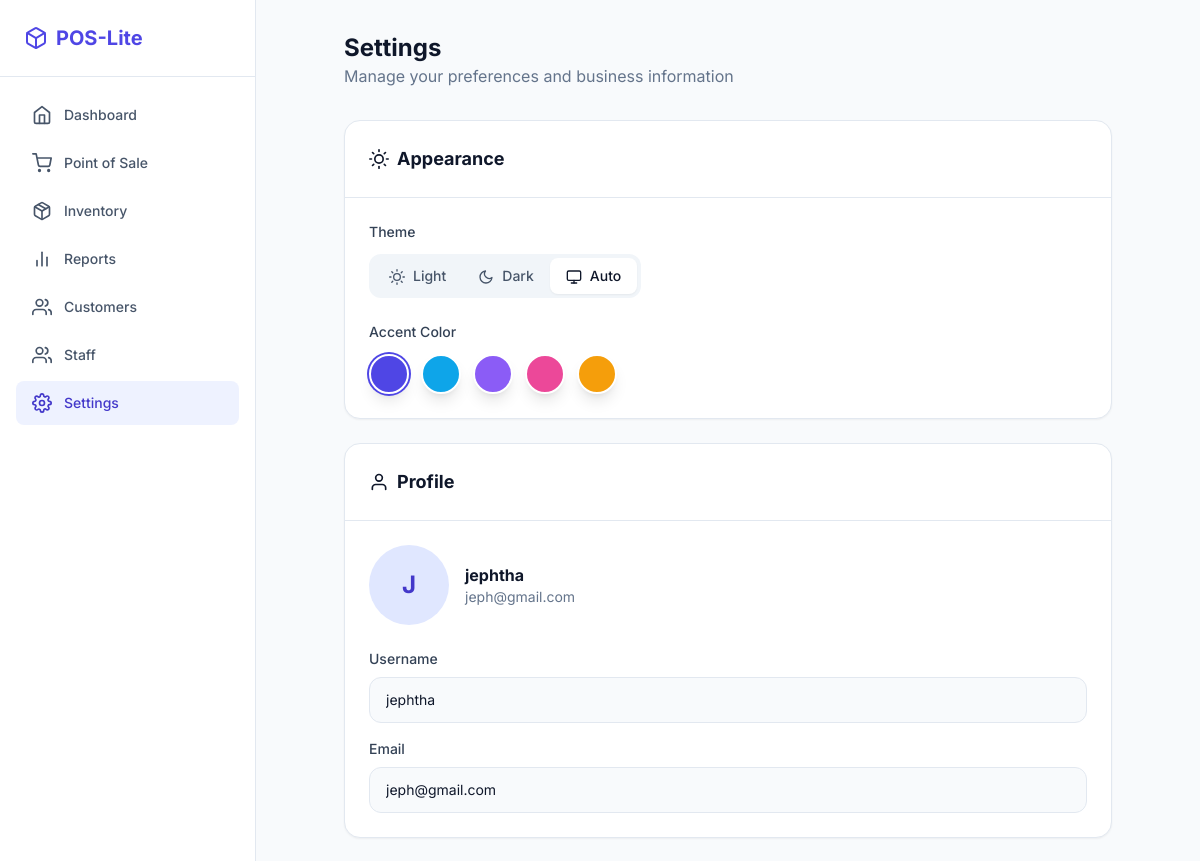
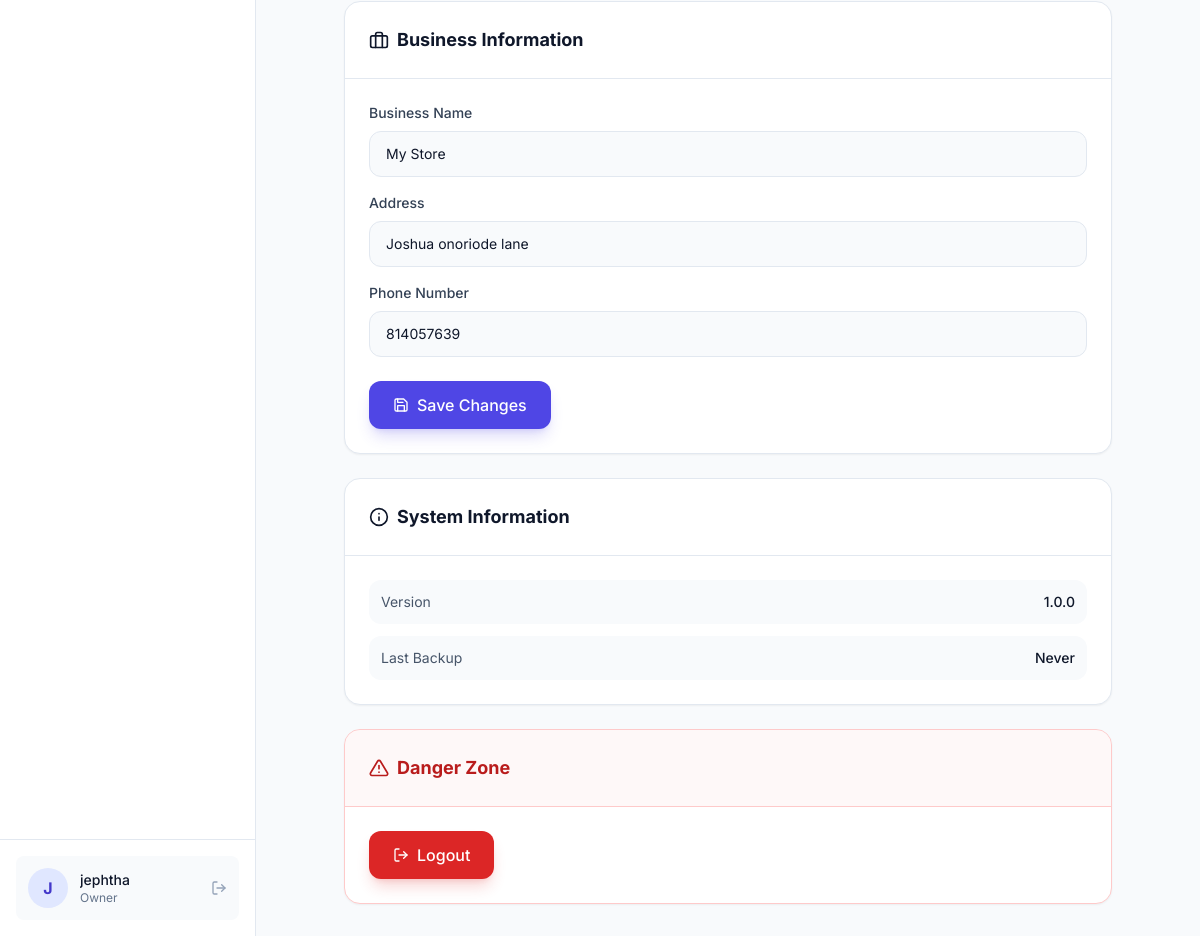
/store/settings/ (signed in), run on the app's committed database (2 pictures, top to bottom).
### users/models.py (models this page shows, shortened)
class User(AbstractUser):
    class Role(models.TextChoices):
        OWNER = "OWNER", "Owner"
        STAFF = "STAFF", "Staff"
    role = models.CharField(max_length=50, choices=Role.choices, default=Role.STAFF)
    phone = models.CharField(max_length=15, blank=True, null=True)
    class SubscriptionStatus(models.TextChoices):
        TRIAL = "TRIAL", "Trial"
        ACTIVE = "ACTIVE", "Active"
        EXPIRED = "EXPIRED", "Expired"
        GRACE = "GRACE", "Grace Period"
    subscription_status = models.CharField(
        max_length=20,
        choices=SubscriptionStatus.choices,
        default=SubscriptionStatus.TRIAL
    )
    trial_start_date = models.DateTimeField(default=timezone.now)
    subscription_end_date = models.DateTimeField(null=True, blank=True)

### store/models.py (models this page shows, shortened)
class StoreSettings(models.Model):
    store_name = models.CharField(max_length=100, default="My Store")
    phone = models.CharField(max_length=20, blank=True)
    address = models.TextField(blank=True)
    currency_symbol = models.CharField(max_length=5, default="$")

### store/views.py (the view, shortened to what this page needs)
# urls.py: path('settings/', views.settings_view, name='settings'),
@login_required
@owner_required
def settings_view(request):
    store, created = StoreSettings.objects.get_or_create(pk=1)
    return render(request, 'store/settings.html', {'store': store})

### core/context_processors.py (called while the page is built, shortened)
def subscription_context(request):
    if not request.user.is_authenticated:
        return {}
    user = request.user
    context = {
        'subscription_status': user.subscription_status,
        'is_trial': user.subscription_status == User.SubscriptionStatus.TRIAL,
        'is_active': user.subscription_status == User.SubscriptionStatus.ACTIVE,
        'is_expired': user.subscription_status == User.SubscriptionStatus.EXPIRED,
        'days_left': getattr(request, 'days_left', 0),
        'subscription_reminder': None,
        'subscription_reminder_color': 'green', # green, yellow, red
    }
    return context

### templates/store/settings.html (shortened to what this page needs)
{% extends 'layouts/app.html' %}
{% block content %}
<div class="max-w-3xl mx-auto">
  <div class="mb-8">
    <h1 class="text-2xl font-bold text-slate-900 dark:text-white">Settings</h1>
    <p class="text-slate-500 dark:text-slate-400">Manage your preferences and business information</p>
  </div>
  <div class="bg-white dark:bg-slate-900 rounded-2xl border border-slate-200 dark:border-slate-800 shadow-sm mb-6 overflow-hidden">
    <div class="p-6 border-b border-slate-200 dark:border-slate-800">
      <h2 class="text-lg font-bold text-slate-900 dark:text-white flex items-center gap-2">
        <i data-feather="sun" class="w-5 h-5"></i>
        Appearance
      </h2>
    </div>
    <div class="p-6 space-y-6">
      <div>
        <label class="text-sm font-medium text-slate-700 dark:text-slate-300 mb-3 block">Theme</label>
        <div class="inline-flex rounded-xl bg-slate-100 dark:bg-slate-800 p-1" role="group">
          <button type="button" onclick="setTheme('light')" id="theme-light" class="theme-btn px-4 py-2 text-sm font-medium rounded-lg transition-all">
            <i data-feather="sun" class="w-4 h-4 inline mr-2"></i>Light
          </button>
          <button type="button" onclick="setTheme('dark')" id="theme-dark" class="theme-btn px-4 py-2 text-sm font-medium rounded-lg transition-all">
            <i data-feather="moon" class="w-4 h-4 inline mr-2"></i>Dark
          </button>
          <button type="button" onclick="setTheme('auto')" id="theme-auto" class="theme-btn px-4 py-2 text-sm font-medium rounded-lg transition-all">
            <i data-feather="monitor" class="w-4 h-4 inline mr-2"></i>Auto
          </button>
        </div>
      </div>
      <div>
        <label class="text-sm font-medium text-slate-700 dark:text-slate-300 mb-3 block">Accent Color</label>
        <div class="flex gap-3">
          <button onclick="setAccentColor('#4f46e5')" class="w-10 h-10 rounded-full bg-indigo-600 border-2 border-white dark:border-slate-900 shadow-lg ring-2 ring-indigo-600"></button>
          <button onclick="setAccentColor('#0ea5e9')" class="w-10 h-10 rounded-full bg-sky-500 border-2 border-white dark:border-slate-900 shadow-lg hover:ring-2 hover:ring-sky-500"></button>
          <button onclick="setAccentColor('#8b5cf6')" class="w-10 h-10 rounded-full bg-violet-500 border-2 border-white dark:border-slate-900 shadow-lg hover:ring-2 hover:ring-violet-500"></button>
          <button onclick="setAccentColor('#ec4899')" class="w-10 h-10 rounded-full bg-pink-500 border-2 border-white dark:border-slate-900 shadow-lg hover:ring-2 hover:ring-pink-500"></button>
          <button onclick="setAccentColor('#f59e0b')" class="w-10 h-10 rounded-full bg-amber-500 border-2 border-white dark:border-slate-900 shadow-lg hover:ring-2 hover:ring-amber-500"></button>
        </div>
      </div>
    </div>
  </div>
  <div class="bg-white dark:bg-slate-900 rounded-2xl border border-slate-200 dark:border-slate-800 shadow-sm mb-6 overflow-hidden">
    <div class="p-6 border-b border-slate-200 dark:border-slate-800">
      <h2 class="text-lg font-bold text-slate-900 dark:text-white flex items-center gap-2">
        <i data-feather="user" class="w-5 h-5"></i>
        Profile
      </h2>
    </div>
    <div class="p-6">
      <div class="flex items-center gap-4 mb-6">
        <div class="w-20 h-20 rounded-full bg-primary-100 dark:bg-primary-900/20 flex items-center justify-center text-primary-700 dark:text-primary-300 text-2xl font-bold">
          {{ request.user.username|slice:":1"|upper }}
        </div>
        <div>
          <h3 class="font-bold text-slate-900 dark:text-white">{{ request.user.username }}</h3>
          <p class="text-sm text-slate-500">{{ request.user.email }}</p>
        </div>
      </div>
      <div class="space-y-4">
        <div>
          <label class="text-sm font-medium text-slate-700 dark:text-slate-300 mb-2 block">Username</label>
          <input type="text" value="{{ request.user.username }}" disabled class="w-full px-4 py-3 bg-slate-50 dark:bg-slate-800 border border-slate-200 dark:border-slate-700 rounded-xl text-sm focus:ring-2 focus:ring-primary-500 focus:border-transparent"/>
        </div>
        <div>
          <label class="text-sm font-medium text-slate-700 dark:text-slate-300 mb-2 block">Email</label>
          <input type="email" value="{{ request.user.email }}" disabled class="w-full px-4 py-3 bg-slate-50 dark:bg-slate-800 border border-slate-200 dark:border-slate-700 rounded-xl text-sm focus:ring-2 focus:ring-primary-500 focus:border-transparent"/>
        </div>
      </div>
    </div>
  </div>
  <div class="bg-white dark:bg-slate-900 rounded-2xl border border-slate-200 dark:border-slate-800 shadow-sm mb-6 overflow-hidden">
    <div class="p-6 border-b border-slate-200 dark:border-slate-800">
      <h2 class="text-lg font-bold text-slate-900 dark:text-white flex items-center gap-2">
        <i data-feather="briefcase" class="w-5 h-5"></i>
        Business Information
      </h2>
    </div>
    <div class="p-6">
      <form method="post">
        <div class="space-y-4">
          <div>
            <label class="text-sm font-medium text-slate-700 dark:text-slate-300 mb-2 block">Business Name</label>
            <input type="text" name="store_name" value="{{ store.store_name|default:'POS-Lite' }}" class="w-full px-4 py-3 bg-slate-50 dark:bg-slate-800 border border-slate-200 dark:border-slate-700 rounded-xl text-sm focus:ring-2 focus:ring-primary-500 focus:border-transparent"/>
          </div>
          <div>
            <label class="text-sm font-medium text-slate-700 dark:text-slate-300 mb-2 block">Address</label>
            <input type="text" name="store_address" value="{{ store.address|default:'' }}" class="w-full px-4 py-3 bg-slate-50 dark:bg-slate-800 border border-slate-200 dark:border-slate-700 rounded-xl text-sm focus:ring-2 focus:ring-primary-500 focus:border-transparent"/>
          </div>
          <div>
            <label class="text-sm font-medium text-slate-700 dark:text-slate-300 mb-2 block">Phone Number</label>
            <input type="tel" name="store_phone" value="{{ store.phone|default:'' }}" class="w-full px-4 py-3 bg-slate-50 dark:bg-slate-800 border border-slate-200 dark:border-slate-700 rounded-xl text-sm focus:ring-2 focus:ring-primary-500 focus:border-transparent"/>
          </div>
        </div>
        <button type="submit" class="mt-6 px-6 py-3 bg-primary-600 hover:bg-primary-700 text-white rounded-xl font-medium transition-colors shadow-lg shadow-primary-600/20 flex items-center gap-2">
          <i data-feather="save" class="w-4 h-4"></i>
          Save Changes
        </button>
      </form>
    </div>
  </div>
  <div class="bg-white dark:bg-slate-900 rounded-2xl border border-slate-200 dark:border-slate-800 shadow-sm mb-6 overflow-hidden">
    <div class="p-6 border-b border-slate-200 dark:border-slate-800">
      <h2 class="text-lg font-bold text-slate-900 dark:text-white flex items-center gap-2">
        <i data-feather="info" class="w-5 h-5"></i>
        System Information
      </h2>
    </div>
    <div class="p-6 space-y-3">
      <div class="flex justify-between items-center p-3 bg-slate-50 dark:bg-slate-800 rounded-xl">
        <span class="text-sm text-slate-600 dark:text-slate-400">Version</span>
        <span class="text-sm font-medium text-slate-900 dark:text-white">1.0.0</span>
      </div>
      <div class="flex justify-between items-center p-3 bg-slate-50 dark:bg-slate-800 rounded-xl">
        <span class="text-sm text-slate-600 dark:text-slate-400">Last Backup</span>
        <span class="text-sm font-medium text-slate-900 dark:text-white">Never</span>
      </div>
    </div>
  </div>
  <div class="bg-white dark:bg-slate-900 rounded-2xl border border-red-200 dark:border-red-900/50 shadow-sm overflow-hidden">
    <div class="p-6 border-b border-red-200 dark:border-red-900/50 bg-red-50/50 dark:bg-red-900/10">
      <h2 class="text-lg font-bold text-red-700 dark:text-red-400 flex items-center gap-2">
        <i data-feather="alert-triangle" class="w-5 h-5"></i>
        Danger Zone
      </h2>
    </div>
    <div class="p-6">
      <a href="{% url 'logout' %}" class="inline-flex items-center gap-2 px-6 py-3 bg-red-600 hover:bg-red-700 text-white rounded-xl font-medium transition-colors shadow-lg shadow-red-600/20">
        <i data-feather="log-out" class="w-4 h-4"></i>
        Logout
      </a>
    </div>
  </div>
</div>
{% endblock %}

### templates/layouts/app.html (shortened to what this page needs)
{% extends 'base.html' %} {% block layout %}
<div class="flex h-screen overflow-hidden">
  <aside
    class="hidden md:flex flex-col w-64 border-r border-slate-200 dark:border-slate-800 bg-white dark:bg-slate-900"
  >
    <div class="p-6 border-b border-slate-200 dark:border-slate-800">
      <h1
        class="text-xl font-bold text-primary-600 dark:text-primary-400 flex items-center gap-2"
      >
        <i data-feather="box"></i> POS-Lite
      </h1>
    </div>
    <nav class="flex-1 overflow-y-auto p-4 space-y-1">
      <a
        href="{% url 'dashboard' %}"
        class="flex items-center gap-3 px-4 py-3 text-sm font-medium rounded-lg {% if request.resolver_match.url_name == 'dashboard' %}bg-primary-50 text-primary-700 dark:bg-primary-900/20 dark:text-primary-400{% else %}text-slate-600 dark:text-slate-400 hover:bg-slate-50 dark:hover:bg-slate-800{% endif %}"
      >
        <i data-feather="home" class="w-5 h-5"></i>
        Dashboard
      </a>
      <a
        href="{% url 'pos' %}"
        class="flex items-center gap-3 px-4 py-3 text-sm font-medium rounded-lg {% if request.resolver_match.url_name == 'pos' %}bg-primary-50 text-primary-700 dark:bg-primary-900/20 dark:text-primary-400{% else %}text-slate-600 dark:text-slate-400 hover:bg-slate-50 dark:hover:bg-slate-800{% endif %}"
      >
        <i data-feather="shopping-cart" class="w-5 h-5"></i>
        Point of Sale
      </a>
      {% if request.user.role == 'OWNER' %}
      <a
        href="{% url 'product_list' %}"
        class="flex items-center gap-3 px-4 py-3 text-sm font-medium rounded-lg {% if request.resolver_match.url_name == 'product_list' %}bg-primary-50 text-primary-700 dark:bg-primary-900/20 dark:text-primary-400{% else %}text-slate-600 dark:text-slate-400 hover:bg-slate-50 dark:hover:bg-slate-800{% endif %}"
      >
        <i data-feather="package" class="w-5 h-5"></i>
        Inventory
      </a>
      {% endif %}
      <a
        href="{% url 'sales_report' %}"
        class="flex items-center gap-3 px-4 py-3 text-sm font-medium rounded-lg {% if request.resolver_match.url_name == 'sales_report' %}bg-primary-50 text-primary-700 dark:bg-primary-900/20 dark:text-primary-400{% else %}text-slate-600 dark:text-slate-400 hover:bg-slate-50 dark:hover:bg-slate-800{% endif %}"
      >
        <i data-feather="bar-chart-2" class="w-5 h-5"></i>
        Reports
      </a>
      <a
        href="{% url 'customer_list' %}"
        class="flex items-center gap-3 px-4 py-3 text-sm font-medium rounded-lg {% if request.resolver_match.url_name == 'customer_list' %}bg-primary-50 text-primary-700 dark:bg-primary-900/20 dark:text-primary-400{% else %}text-slate-600 dark:text-slate-400 hover:bg-slate-50 dark:hover:bg-slate-800{% endif %}"
      >
        <i data-feather="users" class="w-5 h-5"></i>
        Customers
      </a>
      {% if request.user.role == 'OWNER' %}
      <a
        href="{% url 'staff_list' %}"
        class="flex items-center gap-3 px-4 py-3 text-sm font-medium rounded-lg {% if request.resolver_match.url_name == 'staff_list' or request.resolver_match.url_name == 'staff_create' or request.resolver_match.url_name == 'staff_edit' %}bg-primary-50 text-primary-700 dark:bg-primary-900/20 dark:text-primary-400{% else %}text-slate-600 dark:text-slate-400 hover:bg-slate-50 dark:hover:bg-slate-800{% endif %}"
      >
        <i data-feather="users" class="w-5 h-5"></i>
        Staff
      </a>
      <a
        href="{% url 'settings' %}"
        class="flex items-center gap-3 px-4 py-3 text-sm font-medium rounded-lg {% if request.resolver_match.url_name == 'settings' %}bg-primary-50 text-primary-700 dark:bg-primary-900/20 dark:text-primary-400{% else %}text-slate-600 dark:text-slate-400 hover:bg-slate-50 dark:hover:bg-slate-800{% endif %}"
      >
        <i data-feather="settings" class="w-5 h-5"></i>
        Settings
      </a>
      {% endif %}
    </nav>
    <div class="p-4 border-t border-slate-200 dark:border-slate-800">
      <div
        class="flex items-center gap-3 p-3 rounded-lg bg-slate-50 dark:bg-slate-800"
      >
        <div
          class="w-10 h-10 rounded-full bg-primary-100 dark:bg-primary-900 flex items-center justify-center text-primary-700 dark:text-primary-300 font-bold"
        >
          {{ request.user.username|slice:":1"|upper }}
        </div>
        <div class="flex-1 min-w-0">
          <p class="text-sm font-medium truncate">
            {{ request.user.username }}
          </p>
          <p class="text-xs text-slate-500 truncate">
            {{ request.user.get_role_display }}
          </p>
        </div>
        <a
          href="{% url 'logout' %}"
          class="text-slate-400 hover:text-red-500 transition-colors"
        >
          <i data-feather="log-out" class="w-4 h-4"></i>
        </a>
      </div>
    </div>
  </aside>
  <div class="flex-1 flex flex-col h-full overflow-hidden relative">
    <main
      class="flex-1 overflow-y-auto overflow-x-hidden p-4 md:p-8 pb-24 md:pb-8"
    >
      <div id="main-content" class="max-w-7xl mx-auto w-full">
        {% block content %}{% endblock %}
      </div>
  </div>
</div>
{% endblock %}

### templates/base.html (style rules this page uses)
button, a[role="button"], input[type="submit"], input[type="button"], .btn { transition: all 0.15s ease; position: relative; }

### data on the page
User: user.username "J", user.username "jephtha", user.role "Owner", user.email "jeph@gmail.com"
StoreSettings: store_name "My Store", store_address "Joshua onoriode lane", store_phone "814057639"
